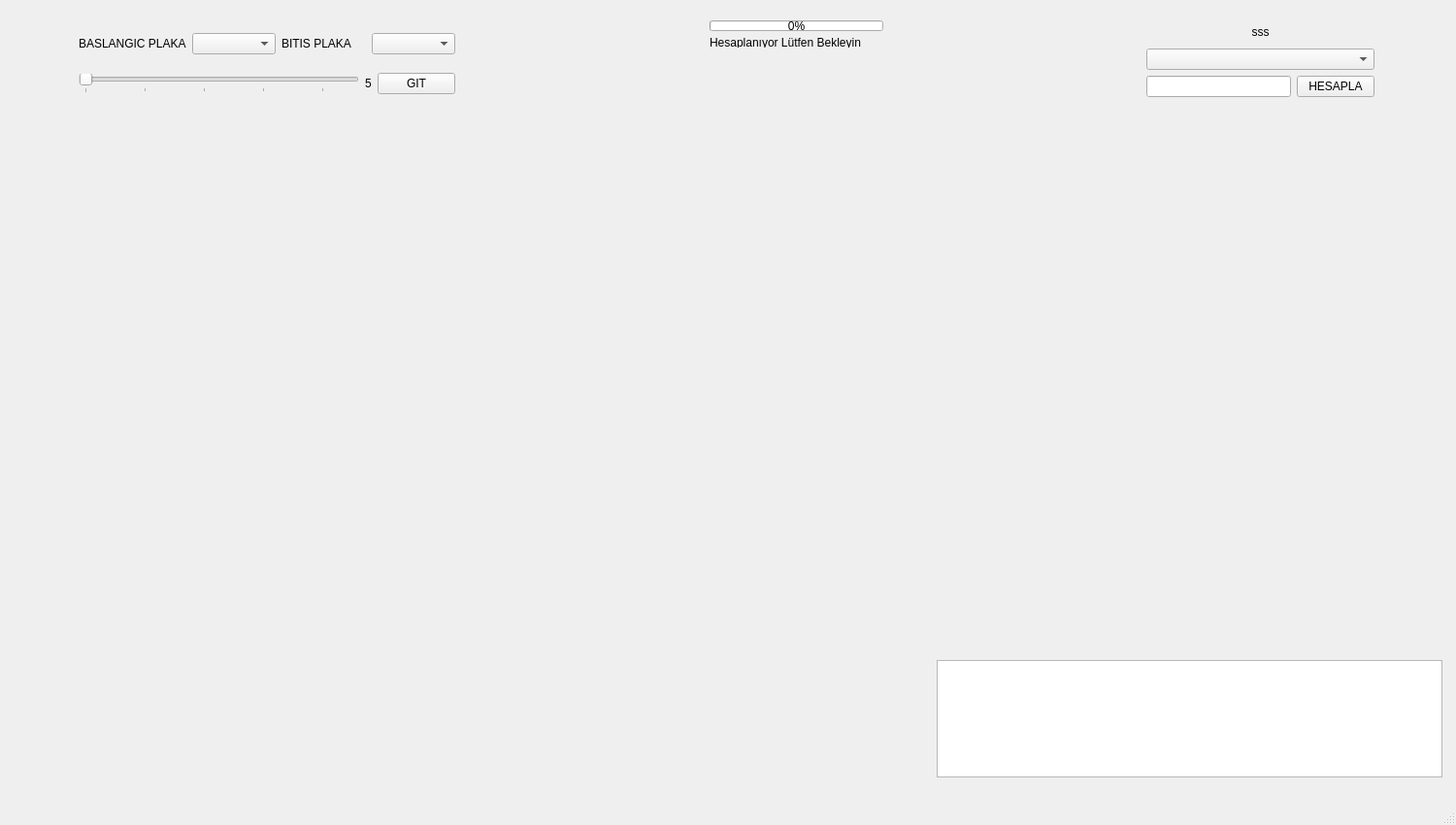
<?xml version="1.0" encoding="UTF-8"?>
<ui version="4.0">
 <class>MainWindow</class>
 <widget class="QMainWindow" name="MainWindow">
  <property name="geometry">
   <rect>
    <x>0</x>
    <y>0</y>
    <width>1500</width>
    <height>850</height>
   </rect>
  </property>
  <property name="windowTitle">
   <string>Zeplin Problemi</string>
  </property>
  <property name="layoutDirection">
   <enum>Qt::LeftToRight</enum>
  </property>
  <widget class="QWidget" name="centralWidget">
   <widget class="QTextBrowser" name="textBrowser">
    <property name="geometry">
     <rect>
      <x>965</x>
      <y>680</y>
      <width>521</width>
      <height>121</height>
     </rect>
    </property>
   </widget>
   <widget class="QLabel" name="label_5">
    <property name="geometry">
     <rect>
      <x>510</x>
      <y>60</y>
      <width>121</width>
      <height>17</height>
     </rect>
    </property>
    <property name="text">
     <string> </string>
    </property>
   </widget>
   <widget class="QWidget" name="">
    <property name="geometry">
     <rect>
      <x>70</x>
      <y>10</y>
      <width>410</width>
      <height>111</height>
     </rect>
    </property>
    <layout class="QVBoxLayout" name="verticalLayout">
     <item>
      <layout class="QHBoxLayout" name="horizontalLayout">
       <item>
        <widget class="QLabel" name="label">
         <property name="text">
          <string>BASLANGIC PLAKA</string>
         </property>
        </widget>
       </item>
       <item>
        <widget class="QComboBox" name="comboBox_2">
         <property name="editable">
          <bool>false</bool>
         </property>
        </widget>
       </item>
       <item>
        <widget class="QLabel" name="label_2">
         <property name="text">
          <string>BITIS PLAKA</string>
         </property>
        </widget>
       </item>
       <item>
        <widget class="QComboBox" name="comboBox">
         <property name="editable">
          <bool>false</bool>
         </property>
        </widget>
       </item>
      </layout>
     </item>
     <item>
      <layout class="QHBoxLayout" name="horizontalLayout_2">
       <item>
        <widget class="QSlider" name="horizontalSlider">
         <property name="minimum">
          <number>5</number>
         </property>
         <property name="maximum">
          <number>50</number>
         </property>
         <property name="orientation">
          <enum>Qt::Horizontal</enum>
         </property>
         <property name="tickPosition">
          <enum>QSlider::TicksBelow</enum>
         </property>
        </widget>
       </item>
       <item>
        <widget class="QLabel" name="label_3">
         <property name="text">
          <string>5</string>
         </property>
        </widget>
       </item>
       <item>
        <widget class="QPushButton" name="pushButton">
         <property name="text">
          <string>GIT</string>
         </property>
        </widget>
       </item>
      </layout>
     </item>
    </layout>
   </widget>
   <widget class="QWidget" name="">
    <property name="geometry">
     <rect>
      <x>1170</x>
      <y>10</y>
      <width>257</width>
      <height>101</height>
     </rect>
    </property>
    <layout class="QVBoxLayout" name="verticalLayout_2">
     <item>
      <layout class="QHBoxLayout" name="horizontalLayout_3">
       <item>
        <widget class="QLabel" name="label_4">
         <property name="layoutDirection">
          <enum>Qt::LeftToRight</enum>
         </property>
         <property name="text">
          <string>sss</string>
         </property>
         <property name="alignment">
          <set>Qt::AlignCenter</set>
         </property>
        </widget>
       </item>
      </layout>
     </item>
     <item>
      <widget class="QComboBox" name="comboBox_3"/>
     </item>
     <item>
      <layout class="QHBoxLayout" name="horizontalLayout_4">
       <item>
        <widget class="QLineEdit" name="lineEdit"/>
       </item>
       <item>
        <widget class="QPushButton" name="pushButton_2">
         <property name="text">
          <string>HESAPLA</string>
         </property>
        </widget>
       </item>
      </layout>
     </item>
    </layout>
   </widget>
   <widget class="QWidget" name="">
    <property name="geometry">
     <rect>
      <x>720</x>
      <y>10</y>
      <width>201</width>
      <height>50</height>
     </rect>
    </property>
    <layout class="QVBoxLayout" name="verticalLayout_3">
     <item>
      <widget class="QProgressBar" name="progressBar">
       <property name="value">
        <number>0</number>
       </property>
      </widget>
     </item>
     <item>
      <widget class="QLabel" name="label_6">
       <property name="text">
        <string>Hesaplanıyor Lütfen Bekleyin</string>
       </property>
      </widget>
     </item>
    </layout>
   </widget>
  </widget>
  <widget class="QMenuBar" name="menuBar">
   <property name="geometry">
    <rect>
     <x>0</x>
     <y>0</y>
     <width>1500</width>
     <height>22</height>
    </rect>
   </property>
  </widget>
  <widget class="QStatusBar" name="statusBar"/>
 </widget>
 <layoutdefault spacing="6" margin="11"/>
 <resources/>
 <connections>
  <connection>
   <sender>horizontalSlider</sender>
   <signal>valueChanged(int)</signal>
   <receiver>label_3</receiver>
   <slot>setNum(int)</slot>
   <hints>
    <hint type="sourcelabel">
     <x>176</x>
     <y>108</y>
    </hint>
    <hint type="destinationlabel">
     <x>391</x>
     <y>104</y>
    </hint>
   </hints>
  </connection>
 </connections>
</ui>
